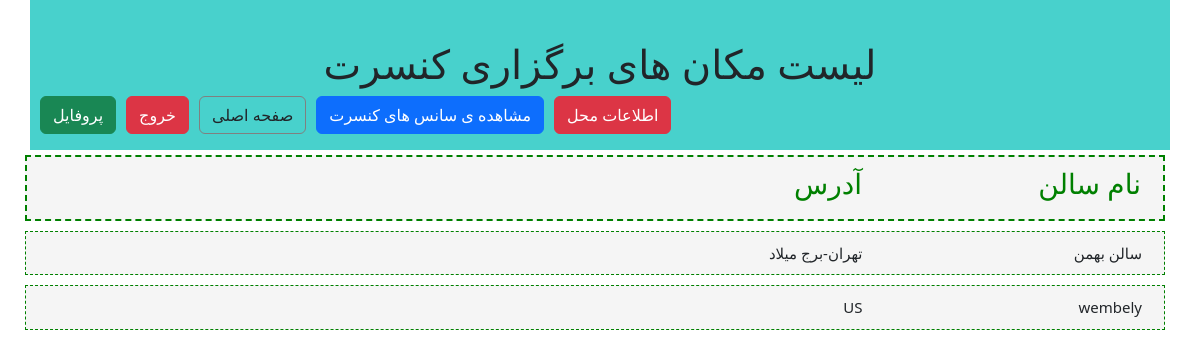
Screenshot of /ticketSales/location/list (signed in) with the database file from the repository.
### ticketSales/models.py (models this page shows, shortened)
class locationModel(models.Model):
    IdNumber = models.IntegerField(primary_key=True)
    Name = models.CharField(max_length=100)
    Address = models.CharField(max_length=500, default="تهران-برج میلاد")
    Phone = models.CharField(max_length=11, null=True)
    capacity = models.IntegerField()

### ticketSales/views.py (the view)
# urls.py: path('location/list', views.locationListView),
@login_required
def locationListView(request):
    locations = locationModel.objects.all()
    context = {
        "locationlist": locations,
    }
    return render(request, "ticketSales/locationlist.html", context)

### ticketSales/templates/ticketSales/locationList.html
{% extends "ticketSales/layout.html" %}
{% block titlepage %}
    لیست مکان های برگزاری کنسرت
{% endblock%}
{% block mainContent %}
    <div class="row locationHeader">
        <div class="col-md-3">
            <h3>نام سالن</h3>
        </div>
        <div class="col-md-9">
        <h3>آدرس</h3>
        </div>
    </div>
    {% if locationlist %}
        {% for location in locationlist %}
            <div class="row location">
                <div class="col-md-3">
                    {{ location.Name }}
                </div>
                <div class="col-md-9">
                    {{ location.Address }}
                </div>
            </div>
        {% endfor %}
    {% endif %}
{% endblock%}

### ticketSales/static/ticketSales/css/style.css (style rules this page uses)
.location { margin: 5px; background-color: whitesmoke; font-size: 15px; border:1px dashed green; padding:10px; text-align: right; }
.locationHeader { background-color: whitesmoke; margin: 5px; text-align: right; font-size: 15px; border:2px dashed green; padding:10px; color:green }

### rows the page displays
locationModel: Name "سالن بهمن", Address "تهران-برج میلاد"
locationModel: Name "wembely", Address "US"
